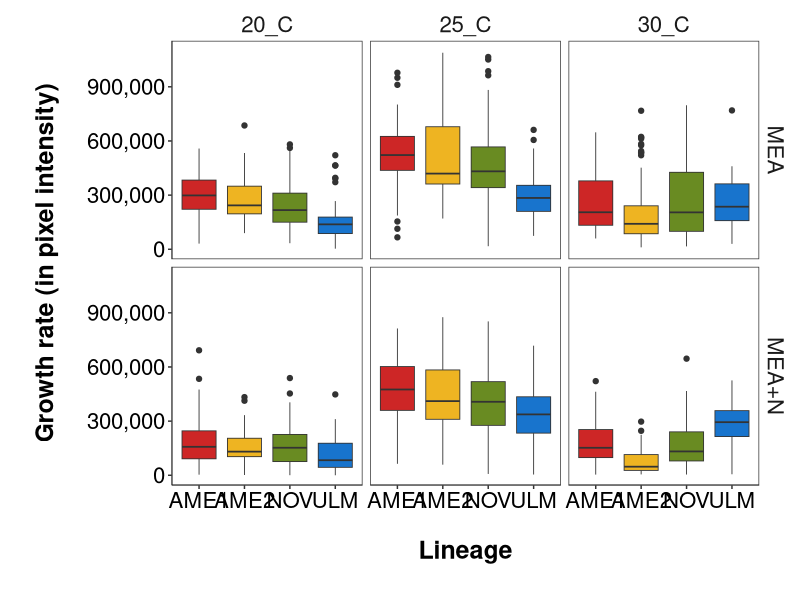

This figure's R source:
d=read.csv2("data_fig4.csv")

library(ggplot2)

plot=ggplot(data=na.omit(d),aes(x = lineage, y = slope)) + 
  geom_boxplot(aes(fill=lineage),lwd=0.3) + 
  facet_grid(media~temperature) + 
  theme_bw() + 
  scale_fill_manual(values=c("#CD2626","#EEB422","#698B22","#1874CD")) + 
  ylab("Growth rate (in pixel intensity)") + xlab("Lineage") +
  theme(axis.line = element_line(colour = 'black', size = 0.2), 
        strip.background = element_blank(), 
        panel.background = element_blank(),
        panel.grid.minor = element_blank(), 
        panel.grid.major = element_blank(),
        axis.text.y = element_text(colour="black"),
        axis.text.x = element_text(colour="black"),
        axis.text=element_text(size=16),
        axis.title=element_text(size=18,face="bold"),
        strip.text.x = element_text(size = 16), 
        strip.text.y = element_text(size = 16),
        axis.title.y = element_text(margin = margin(t=20,r=20,b=20,l=20)), 
        axis.title.x = element_text(margin = margin(t=20,r=20,b=20,l=20))) + 
  theme(legend.position="none") + scale_y_continuous(labels= scales::comma, limits=c(0,1100000))

plot
